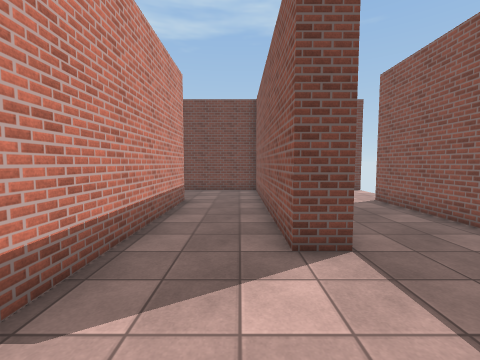
View 1 (above)

17 first-person views from a walk through a Unity game level. The camera is 1.5 m above the floor, tilts 4° down and sees 90° across. The floor is counted in squares, 1 m on a side. Each view is taken from the middle of a square. On the plan, view 1 faces up. The plan holds only what a view shows up to about 13 squares ahead; the rest is blank. Surface patterns are stand-ins for the level's own textures.

View 2
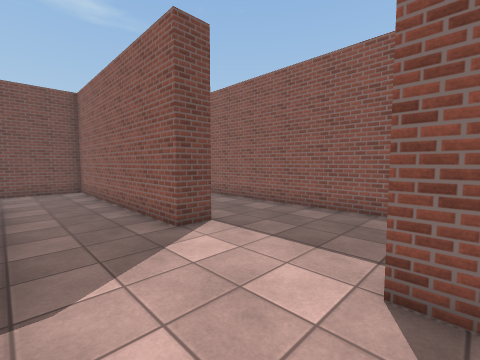

View 3
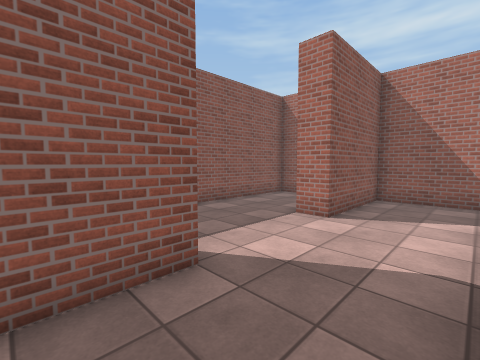

View 4
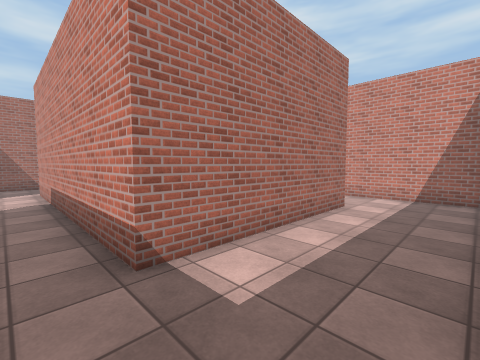

View 5
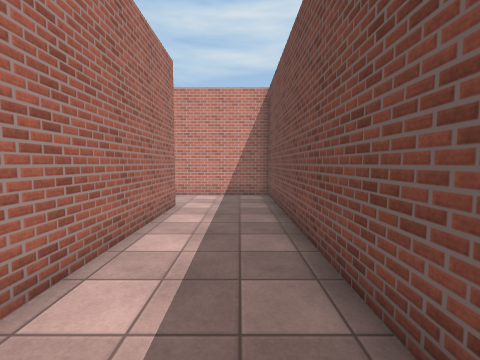

View 6
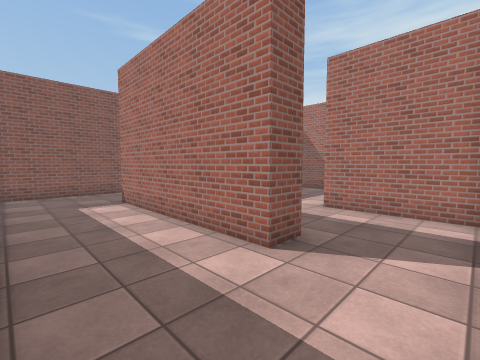

View 7
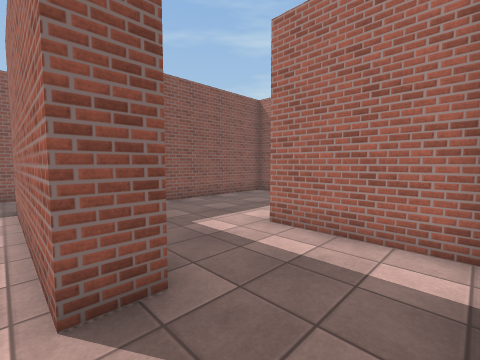

View 8
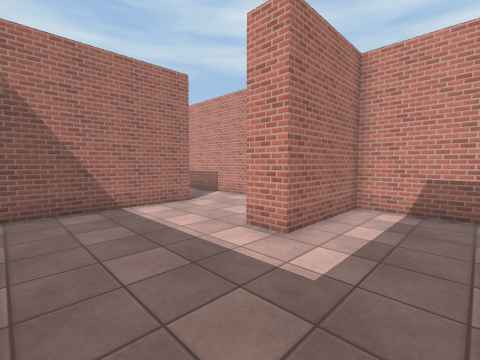

View 9
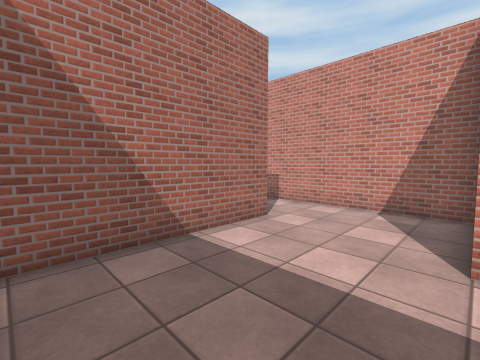

View 10
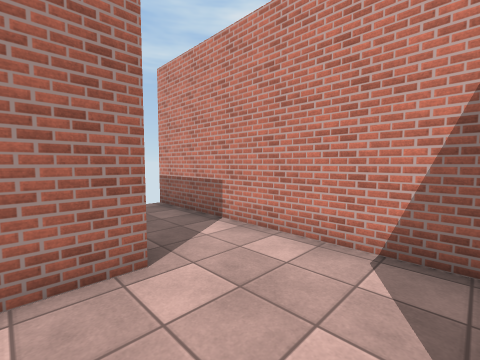

View 11
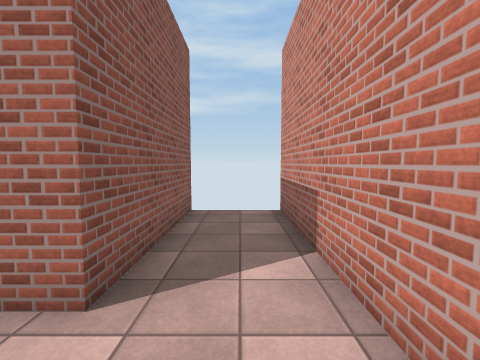

View 12
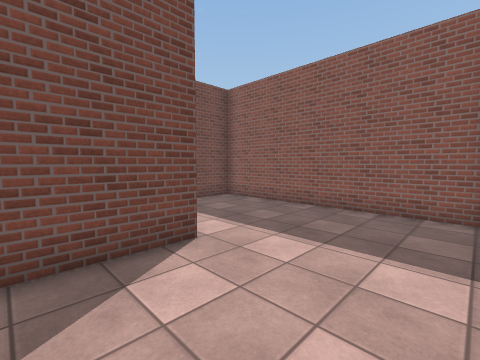

View 13
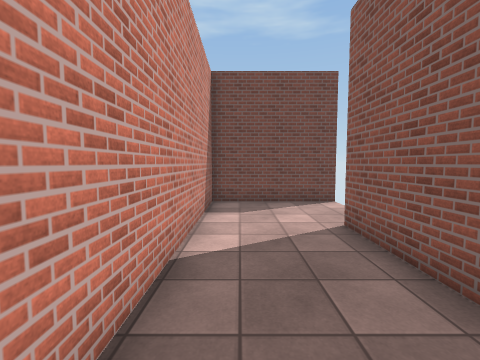

View 14
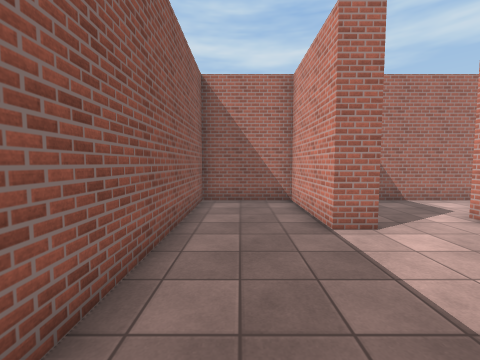

View 15
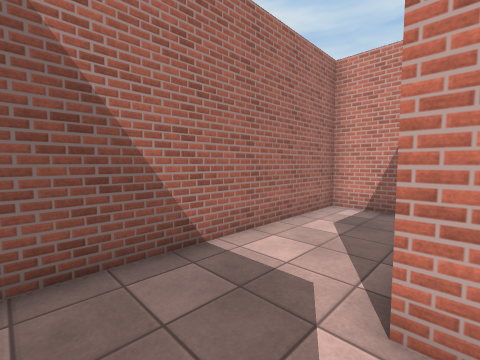

View 16
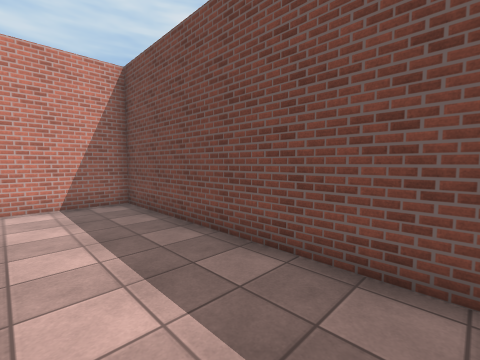

View 17
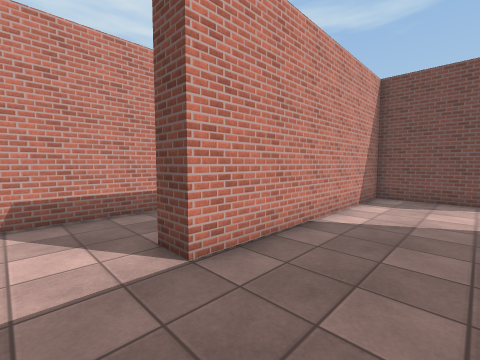

### Floor plan
Points are (right, up) in squares from view 1. A wall is a line through its corners. A room is listed if a view was taken in it or the views show most of it. See-through windows are left out.
Room 1 (views 1, 2, 3, 4, 5, 6, 7, 8, 9, 10, 11, 12, 13, 14, 15, 16, 17)
walls: (-3.2, -0.1) (-3.2, 8.6) (-5, 8.6); (-9.4, 8.6) (-9.4, 9.7) (-2.3, 9.7) (-2.3, -1.5); (-12.3, 4) (-12.3, -5.6); (-8.2, -2.6) (-8.2, -4.6) (0.9, -4.6) (0.9, -0.3) (1.9, -0.3) (1.9, -4.6) (5.5, -4.6) (5.5, 9.8); (-9.4, -5.8) (-9.4, -0.3) (-3.9, -0.3); (6.8, 13.3) (1.9, 13.3) (1.9, 4) (0.9, 4) (0.9, 13.3) (-12.3, 13.3) (-12.3, 5.2) (-8.2, 5.2) (-8.2, 4) (-11.1, 4)

Where each view was taken, in squares from view 1:
view 1: 0 up, 0 right, facing up
view 2: 1 down, 2 left, facing up-right
view 3: 6 up, 2 left, facing down-right
view 4: 13 up, 1 left, facing down-left
view 5: 12 up, 1 left, facing left
view 6: 13 up, 12 left, facing down-right
view 7: 10 up, 12 left, facing down-right
view 8: 8 up, 4 left, facing down-left
view 9: 4 up, 4 left, facing down-left
view 10: 3 up, 8 left, facing down-left
view 11: 2 up, 11 left, facing down
view 12: 0 up, 11 left, facing up-right
view 13: 4 up, 3 right, facing up
view 14: 5 up, 4 right, facing down
view 15: 1 down, 0 right, facing down-left
view 16: 10 up, 3 left, facing up-left
view 17: 2 up, 5 right, facing up-left
